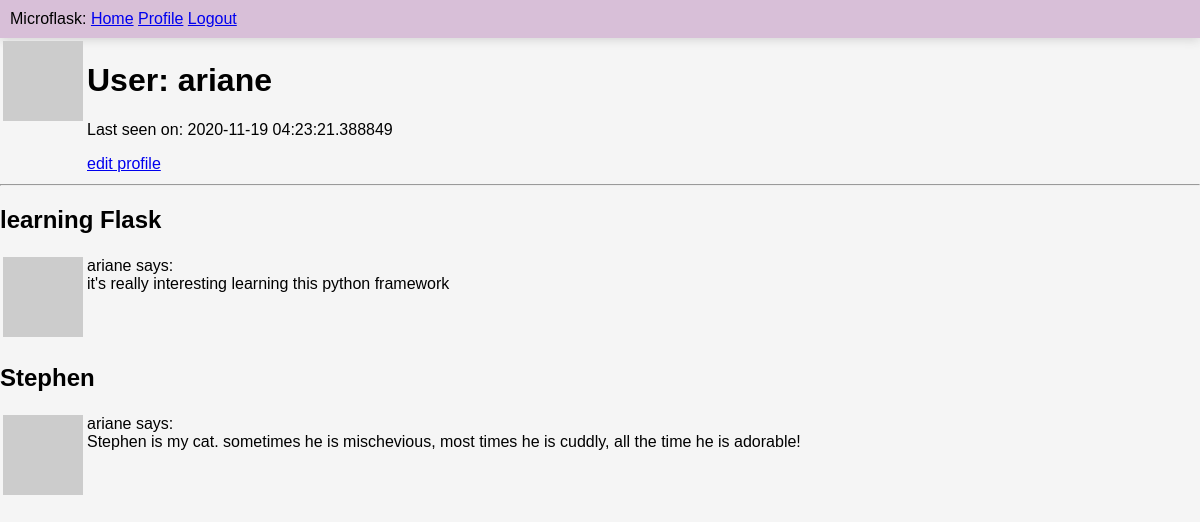
Page /user/ariane (signed in) on the earlier database version.
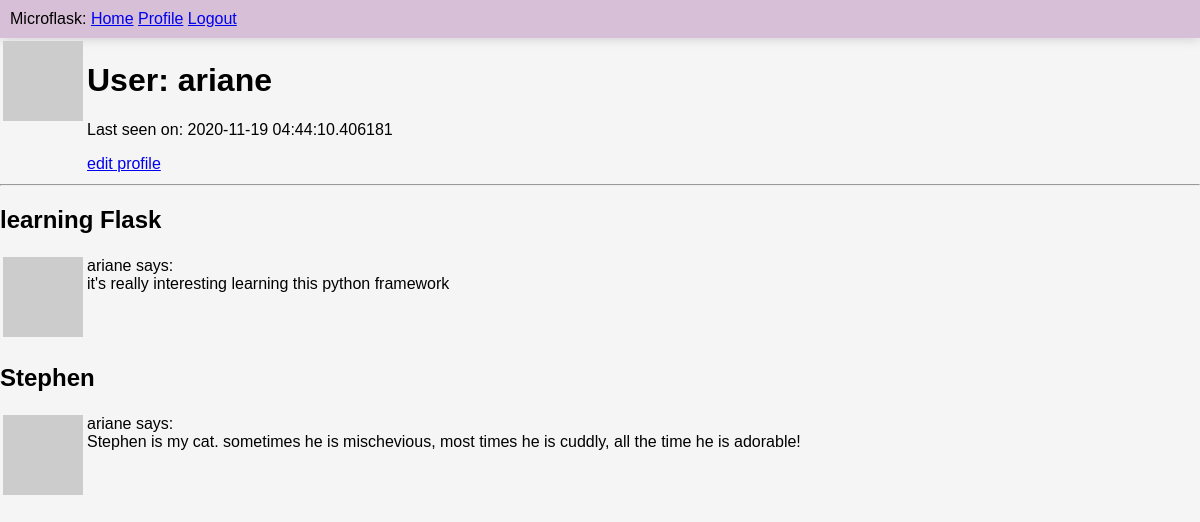
Same page on the later database version.
### app/models.py (models this page shows, shortened)
class User(UserMixin, db.Model):
  id = db.Column(db.Integer, primary_key=True)
  username = db.Column(db.String(64), index=True, unique=True)
  email = db.Column(db.String(120), index=True, unique=True)
  password_hash = db.Column(db.String(128))
  posts = db.relationship('Post', backref='author', lazy='dynamic')
  about_me = db.Column(db.String(140))
  last_seen = db.Column(db.DateTime, default=datetime.utcnow)
  def avatar(self, size):
    digest = md5(self.email.lower().encode('utf-8')).hexdigest()
    return f"https://www.gravatar.com/avatar/{digest}?d=identicon&s={size}"

class Post(db.Model):
  id = db.Column(db.Integer, primary_key=True)
  title = db.Column(db.String(60))
  body = db.Column(db.String(140))
  timestamp = db.Column(db.DateTime, index=True, default=datetime.utcnow)
  user_id = db.Column(db.Integer, db.ForeignKey('user.id'))

### app/routes.py (the view)
@app.route('/user/<username>')
@login_required
def user(username):
  user = User.query.filter_by(username=username).first_or_404()
  if (current_user.username is user.username):
    posts = user.posts.all()
    return render_template('user.html', user=user, posts=posts)
  return redirect(url_for('login'))

### app/models.py (called while the page is built)
@login.user_loader
def load_user(id):
  return User.query.get(int(id))

### app/routes.py (called while the page is built)
@app.before_request
def before_request():
  if current_user.is_authenticated:
    current_user.last_seen = datetime.utcnow()
    db.session.commit()

### app/templates/user.html (shortened to what this page needs)
{% extends 'layout.html' %}
{% block content %}
  <table>
    <tr valign="top">
        <td><img src="{{ user.avatar(128) }}"></td>
        <td>
          <h1>User: {{ user.username }}</h1>
          {% if user.last_seen %}<p>Last seen on: {{ user.last_seen }}</p>{% endif %}
          <a href="{{ url_for('edit', username=current_user.username) }}">edit profile</a>
        </td>
    </tr>
  </table>
  <hr>
  {% for post in posts %}
    {% include '_post.html' %}
  {% endfor %}
{% endblock %}

### app/templates/layout.html (shortened to what this page needs)
<!DOCTYPE html>
<html lang="en">
<head>
  <link href={{ url_for('static', filename='styles/global.css') }} rel='stylesheet' >
</head>
<body>
  <nav id='nav'>Microflask:
    <a href="/">Home</a>
    {% if current_user.is_anonymous %}
    <a href="/login">Login</a> /
    <a href='/register'>Register</a>
    {% else %}
    <a href="{{ url_for('user', username=current_user.username) }}">Profile</a>
    <a href="/logout">Logout</a>
    {% endif %}
  </nav>
  {% block content %}{% endblock %}
</body>
</html>

### app/templates/_post.html
<table>
  <tr valign="top">
      <tc><h2>{{post.title}}</h2></tc>
      <td><img src="{{ post.author.avatar(36) }}"></td>
      <td>{{ post.author.username }} says:<br>{{ post.body }}</td>
  </tr>
</table>

### app/static/styles/global.css (style rules this page uses)
html, body { margin: 0; padding: 0; background-color: whitesmoke; font-family: Arial, sans-serif; }
#nav { display: sticky; background-color: thistle; padding: 10px; box-shadow: 0px 2px 10px lightgray; }

Differences in the rows shown:
changed User "ariane": last_seen "2020-11-19 04:23:21.388849" → "2020-11-19 04:44:10.406181"
